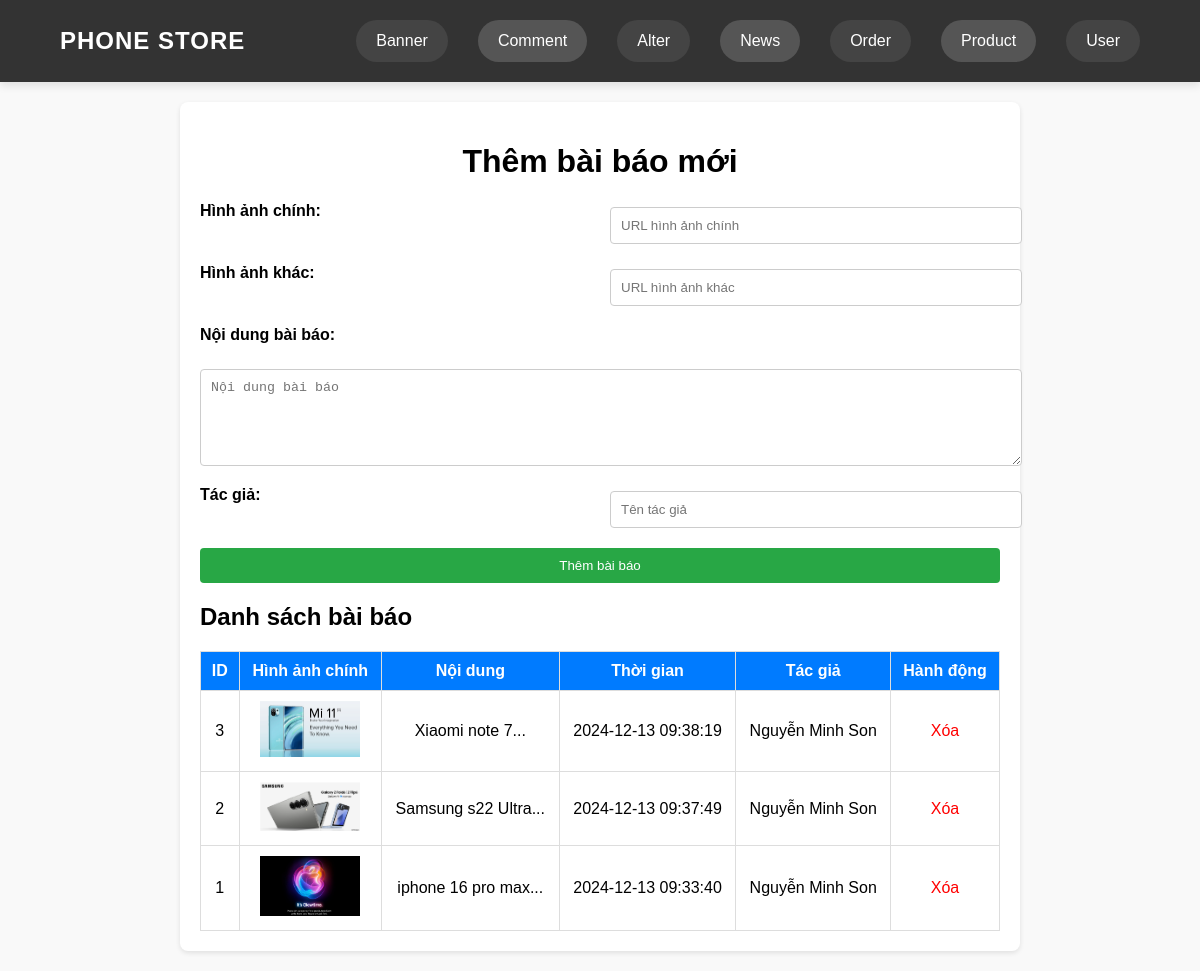
/newspaper_admin.php, run on the app's committed database.
### tables this page shows
CREATE TABLE newspaper (
    id INTEGER PRIMARY KEY AUTOINCREMENT,
    image_news TEXT,
    others_image_news TEXT,
    news TEXT,
    time DATETIME DEFAULT CURRENT_TIMESTAMP,
    author TEXT
);

### newspaper_admin.php (the view, shortened to what this page needs)
<?php
try {
    $db = new PDO('sqlite:phone_store.sqlite');
    $db->setAttribute(PDO::ATTR_ERRMODE, PDO::ERRMODE_EXCEPTION);
} catch (PDOException $e) {
    die("Lỗi kết nối cơ sở dữ liệu: " . $e->getMessage());
}
try {
    $articles = $db->query("SELECT * FROM newspaper ORDER BY time DESC")->fetchAll(PDO::FETCH_ASSOC);
} catch (PDOException $e) {
    die("Lỗi khi lấy danh sách bài báo: " . $e->getMessage());
}
?>
<!DOCTYPE html>
<html lang="vi">
<head>
    <link rel="stylesheet" href="admin/header_admin.css">
</head>
<body>
<?php include 'admin/header.php'; ?>
<div class="container">
    <h1>Thêm bài báo mới</h1>
    <form method="POST" action="">
        <label for="image_news">Hình ảnh chính:</label>
        <input type="text" id="image_news" name="image_news" placeholder="URL hình ảnh chính">
        <label for="others_image_news">Hình ảnh khác:</label>
        <input type="text" id="others_image_news" name="others_image_news" placeholder="URL hình ảnh khác">
        <label for="news">Nội dung bài báo:</label>
        <textarea id="news" name="news" rows="5" class="full-width" placeholder="Nội dung bài báo"></textarea>
        <label for="author">Tác giả:</label>
        <input type="text" id="author" name="author" placeholder="Tên tác giả">
        <button type="submit">Thêm bài báo</button>
    </form>
    <h2>Danh sách bài báo</h2>
    <table>
        <thead>
        <tr>
            <th>ID</th>
            <th>Hình ảnh chính</th>
            <th>Nội dung</th>
            <th>Thời gian</th>
            <th>Tác giả</th>
            <th>Hành động</th>
        </tr>
        </thead>
        <tbody>
        <?php foreach ($articles as $article): ?>
            <tr>
                <td><?= $article['id'] ?></td>
                <td><img src="<?= htmlspecialchars($article['image_news']) ?>" alt="Hình ảnh" style="max-width: 100px;"></td>
                <td><?= htmlspecialchars(substr($article['news'], 0, 50)) ?>...</td>
                <td><?= htmlspecialchars($article['time']) ?></td>
                <td><?= htmlspecialchars($article['author']) ?></td>
                <td>
                    <a href="?delete_id=<?= $article['id'] ?>" class="delete-btn">Xóa</a>
                </td>
            </tr>
        <?php endforeach; ?>
        </tbody>
    </table>
</div>
</body>
</html>

### admin/header_admin.css (style rules this page uses)
body { font-family: 'Arial', sans-serif; margin: 0; padding: 0; background-color: #f5f5f5; }

### newspaper_admin.php (style rules this page uses)
body { font-family: Arial, sans-serif; margin: 0; padding: 0; background-color: #f9f9f9; }
.container { max-width: 800px; margin: 20px auto; background: #fff; padding: 20px; border-radius: 8px; box-shadow: 0 2px 5px rgba(0, 0, 0, 0.1); }
h1 { text-align: center; }
form { display: grid; grid-template-columns: 1fr 1fr; gap: 20px; }
label { font-weight: bold; }
input, textarea { width: 100%; padding: 10px; margin-top: 5px; border: 1px solid #ccc; border-radius: 4px; }
.full-width { grid-column: span 2; }
button { grid-column: span 2; padding: 10px; background: #28a745; color: #fff; border: none; border-radius: 4px; cursor: pointer; }
table { width: 100%; border-collapse: collapse; margin-top: 20px; }
table th, table td { border: 1px solid #ddd; padding: 10px; text-align: center; }
table th { background-color: #007bff; color: white; }
.delete-btn { color: red; cursor: pointer; text-decoration: none; }

### data on the page
newspaper: id "3", shows a picture, news "Xiaomi note 7", time "2024-12-13 09:38:19", author "Nguyễn Minh Son"
newspaper: id "2", shows a picture, news "Samsung s22 Ultra", time "2024-12-13 09:37:49", author "Nguyễn Minh Son"
newspaper: id "1", shows a picture, news "iphone 16 pro max", time "2024-12-13 09:33:40", author "Nguyễn Minh Son"
